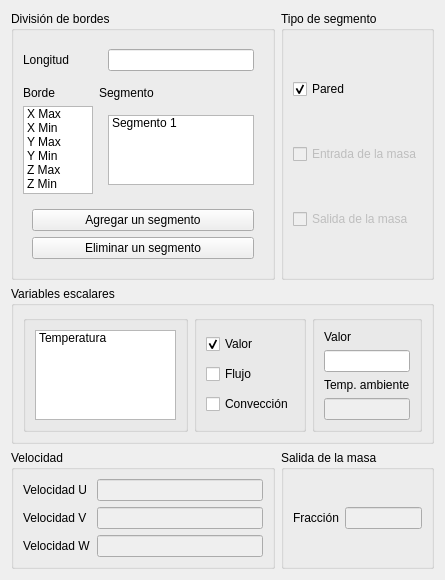
<?xml version="1.0" encoding="UTF-8"?>
<ui version="4.0">
 <class>bordes_window</class>
 <widget class="QWidget" name="bordes_window">
  <property name="geometry">
   <rect>
    <x>0</x>
    <y>0</y>
    <width>445</width>
    <height>567</height>
   </rect>
  </property>
  <property name="windowTitle">
   <string>Bordes - PrePRODIC3D</string>
  </property>
  <layout class="QGridLayout" name="gridLayout_3">
   <item row="2" column="0">
    <widget class="QGroupBox" name="groupBox_4">
     <property name="title">
      <string>Velocidad</string>
     </property>
     <layout class="QGridLayout" name="gridLayout_4">
      <item row="0" column="1">
       <widget class="QLineEdit" name="le_value_veloc_u">
        <property name="enabled">
         <bool>false</bool>
        </property>
       </widget>
      </item>
      <item row="0" column="0">
       <widget class="QLabel" name="label_4">
        <property name="text">
         <string>Velocidad U</string>
        </property>
       </widget>
      </item>
      <item row="1" column="0">
       <widget class="QLabel" name="label_5">
        <property name="text">
         <string>Velocidad V</string>
        </property>
       </widget>
      </item>
      <item row="1" column="1">
       <widget class="QLineEdit" name="le_value_veloc_v">
        <property name="enabled">
         <bool>false</bool>
        </property>
       </widget>
      </item>
      <item row="2" column="1">
       <widget class="QLineEdit" name="le_value_veloc_w">
        <property name="enabled">
         <bool>false</bool>
        </property>
       </widget>
      </item>
      <item row="2" column="0">
       <widget class="QLabel" name="label_9">
        <property name="text">
         <string>Velocidad W</string>
        </property>
       </widget>
      </item>
     </layout>
    </widget>
   </item>
   <item row="1" column="0" colspan="2">
    <widget class="QGroupBox" name="groupBox_3">
     <property name="title">
      <string>Variables escalares</string>
     </property>
     <layout class="QHBoxLayout" name="horizontalLayout">
      <item>
       <widget class="QGroupBox" name="groupBox_6">
        <property name="title">
         <string/>
        </property>
        <layout class="QGridLayout" name="gridLayout_2">
         <item row="0" column="0">
          <widget class="QListWidget" name="lw_variables">
           <item>
            <property name="text">
             <string>Temperatura</string>
            </property>
           </item>
          </widget>
         </item>
        </layout>
       </widget>
      </item>
      <item>
       <widget class="QGroupBox" name="gb_chbvalues">
        <property name="title">
         <string/>
        </property>
        <layout class="QVBoxLayout" name="verticalLayout_2">
         <item>
          <widget class="QCheckBox" name="chb_value">
           <property name="text">
            <string>Valor</string>
           </property>
           <property name="checked">
            <bool>true</bool>
           </property>
           <property name="tristate">
            <bool>false</bool>
           </property>
          </widget>
         </item>
         <item>
          <widget class="QCheckBox" name="chb_flux">
           <property name="text">
            <string>Flujo</string>
           </property>
          </widget>
         </item>
         <item>
          <widget class="QCheckBox" name="chb_convec">
           <property name="text">
            <string>Convección</string>
           </property>
          </widget>
         </item>
        </layout>
       </widget>
      </item>
      <item>
       <widget class="QGroupBox" name="groupBox_8">
        <property name="title">
         <string/>
        </property>
        <layout class="QVBoxLayout" name="verticalLayout_3">
         <item>
          <widget class="QLabel" name="label_7">
           <property name="text">
            <string>Valor</string>
           </property>
          </widget>
         </item>
         <item>
          <widget class="QLineEdit" name="le_value"/>
         </item>
         <item>
          <widget class="QLabel" name="label_8">
           <property name="text">
            <string>Temp. ambiente</string>
           </property>
          </widget>
         </item>
         <item>
          <widget class="QLineEdit" name="le_tempamb">
           <property name="enabled">
            <bool>false</bool>
           </property>
          </widget>
         </item>
        </layout>
       </widget>
      </item>
     </layout>
    </widget>
   </item>
   <item row="2" column="1">
    <widget class="QGroupBox" name="groupBox_5">
     <property name="title">
      <string>Salida de la masa</string>
     </property>
     <layout class="QHBoxLayout" name="horizontalLayout_34">
      <item>
       <widget class="QLabel" name="label_6">
        <property name="text">
         <string>Fracción</string>
        </property>
       </widget>
      </item>
      <item>
       <widget class="QLineEdit" name="le_fracmass">
        <property name="enabled">
         <bool>false</bool>
        </property>
       </widget>
      </item>
     </layout>
    </widget>
   </item>
   <item row="0" column="1">
    <widget class="QGroupBox" name="gb_tipo_segment">
     <property name="title">
      <string>Tipo de segmento</string>
     </property>
     <layout class="QVBoxLayout" name="verticalLayout">
      <item>
       <widget class="QCheckBox" name="chb_wall">
        <property name="text">
         <string>Pared</string>
        </property>
        <property name="checked">
         <bool>true</bool>
        </property>
        <property name="tristate">
         <bool>false</bool>
        </property>
       </widget>
      </item>
      <item>
       <widget class="QCheckBox" name="chb_inmass">
        <property name="enabled">
         <bool>false</bool>
        </property>
        <property name="text">
         <string>Entrada de la masa</string>
        </property>
       </widget>
      </item>
      <item>
       <widget class="QCheckBox" name="chb_outmass">
        <property name="enabled">
         <bool>false</bool>
        </property>
        <property name="text">
         <string>Salida de la masa</string>
        </property>
       </widget>
      </item>
     </layout>
    </widget>
   </item>
   <item row="0" column="0">
    <widget class="QGroupBox" name="groupBox">
     <property name="title">
      <string>División de bordes</string>
     </property>
     <layout class="QGridLayout" name="gridLayout">
      <item row="1" column="0" colspan="2">
       <widget class="QLabel" name="label_2">
        <property name="text">
         <string>Borde</string>
        </property>
       </widget>
      </item>
      <item row="3" column="0" colspan="4">
       <widget class="QStackedWidget" name="sw_segment_addremove">
        <property name="currentIndex">
         <number>0</number>
        </property>
        <widget class="QWidget" name="sw_segment_addremove_xmax">
         <layout class="QVBoxLayout" name="verticalLayout_5">
          <item>
           <widget class="QPushButton" name="pb_addsegment_xmax">
            <property name="text">
             <string>Agregar un segmento</string>
            </property>
           </widget>
          </item>
          <item>
           <widget class="QPushButton" name="pb_remsegment_xmax">
            <property name="text">
             <string>Eliminar un segmento</string>
            </property>
           </widget>
          </item>
         </layout>
        </widget>
        <widget class="QWidget" name="sw_segment_addremove_xmin">
         <layout class="QVBoxLayout" name="verticalLayout_6">
          <item>
           <widget class="QPushButton" name="pb_addsegment_xmin">
            <property name="text">
             <string>Agregar un segmento</string>
            </property>
           </widget>
          </item>
          <item>
           <widget class="QPushButton" name="pb_remsegment_xmin">
            <property name="text">
             <string>Eliminar un segmento</string>
            </property>
           </widget>
          </item>
         </layout>
        </widget>
        <widget class="QWidget" name="sw_segment_addremove_ymax">
         <layout class="QVBoxLayout" name="verticalLayout_7">
          <item>
           <widget class="QPushButton" name="pb_addsegment_ymax">
            <property name="text">
             <string>Agregar un segmento</string>
            </property>
           </widget>
          </item>
          <item>
           <widget class="QPushButton" name="pb_remsegment_ymax">
            <property name="text">
             <string>Eliminar un segmento</string>
            </property>
           </widget>
          </item>
         </layout>
        </widget>
        <widget class="QWidget" name="sw_segment_addremove_ymin">
         <layout class="QVBoxLayout" name="verticalLayout_8">
          <item>
           <widget class="QPushButton" name="pb_addsegment_ymin">
            <property name="text">
             <string>Agregar un segmento</string>
            </property>
           </widget>
          </item>
          <item>
           <widget class="QPushButton" name="pb_remsegment_ymin">
            <property name="text">
             <string>Eliminar un segmento</string>
            </property>
           </widget>
          </item>
         </layout>
        </widget>
        <widget class="QWidget" name="sw_segment_addremove_zmax">
         <layout class="QVBoxLayout" name="verticalLayout_9">
          <item>
           <widget class="QPushButton" name="pb_addsegment_zmax">
            <property name="text">
             <string>Agregar un segmento</string>
            </property>
           </widget>
          </item>
          <item>
           <widget class="QPushButton" name="pb_remsegment_zmax">
            <property name="text">
             <string>Eliminar un segmento</string>
            </property>
           </widget>
          </item>
         </layout>
        </widget>
        <widget class="QWidget" name="sw_segment_addremove_zmin">
         <layout class="QVBoxLayout" name="verticalLayout_10">
          <item>
           <widget class="QPushButton" name="pb_addsegment_zmin">
            <property name="text">
             <string>Agregar un segmento</string>
            </property>
           </widget>
          </item>
          <item>
           <widget class="QPushButton" name="pb_remsegment_zmin">
            <property name="text">
             <string>Eliminar un segmento</string>
            </property>
           </widget>
          </item>
         </layout>
        </widget>
       </widget>
      </item>
      <item row="2" column="0" colspan="3">
       <widget class="QListWidget" name="lw_bordes">
        <item>
         <property name="text">
          <string>X Max</string>
         </property>
        </item>
        <item>
         <property name="text">
          <string>X Min</string>
         </property>
        </item>
        <item>
         <property name="text">
          <string>Y Max</string>
         </property>
        </item>
        <item>
         <property name="text">
          <string>Y Min</string>
         </property>
        </item>
        <item>
         <property name="text">
          <string>Z Max</string>
         </property>
        </item>
        <item>
         <property name="text">
          <string>Z Min</string>
         </property>
        </item>
       </widget>
      </item>
      <item row="1" column="3">
       <widget class="QLabel" name="label_3">
        <property name="text">
         <string>Segmento</string>
        </property>
       </widget>
      </item>
      <item row="2" column="3">
       <widget class="QStackedWidget" name="sw_segmentlist">
        <property name="currentIndex">
         <number>0</number>
        </property>
        <widget class="QWidget" name="sw_segmentlist_xmax">
         <layout class="QVBoxLayout" name="verticalLayout_4">
          <item>
           <widget class="QListWidget" name="lw_segmentlist_xmax">
            <item>
             <property name="text">
              <string>Segmento 1</string>
             </property>
            </item>
           </widget>
          </item>
         </layout>
        </widget>
        <widget class="QWidget" name="sw_segmentlist_xmin">
         <layout class="QHBoxLayout" name="horizontalLayout_2">
          <item>
           <widget class="QListWidget" name="lw_segmentlist_xmin">
            <item>
             <property name="text">
              <string>Segmento 1</string>
             </property>
            </item>
           </widget>
          </item>
         </layout>
        </widget>
        <widget class="QWidget" name="sw_segmentlist_ymax">
         <layout class="QHBoxLayout" name="horizontalLayout_3">
          <item>
           <widget class="QListWidget" name="lw_segmentlist_ymax">
            <item>
             <property name="text">
              <string>Segmento 1</string>
             </property>
            </item>
           </widget>
          </item>
         </layout>
        </widget>
        <widget class="QWidget" name="sw_segmentlist_ymin">
         <layout class="QVBoxLayout" name="verticalLayout_11">
          <item>
           <widget class="QListWidget" name="lw_segmentlist_ymin">
            <item>
             <property name="text">
              <string>Segmento 1</string>
             </property>
            </item>
           </widget>
          </item>
         </layout>
        </widget>
        <widget class="QWidget" name="sw_segmentlist_zmax">
         <layout class="QHBoxLayout" name="horizontalLayout_4">
          <item>
           <widget class="QListWidget" name="lw_segmentlist_zmax">
            <item>
             <property name="text">
              <string>Segmento 1</string>
             </property>
            </item>
           </widget>
          </item>
         </layout>
        </widget>
        <widget class="QWidget" name="sw_segmentlist_zmin">
         <layout class="QVBoxLayout" name="verticalLayout_12">
          <item>
           <widget class="QListWidget" name="lw_segmentlist_zmin">
            <item>
             <property name="text">
              <string>Segmento 1</string>
             </property>
            </item>
           </widget>
          </item>
         </layout>
        </widget>
       </widget>
      </item>
      <item row="0" column="3">
       <widget class="QStackedWidget" name="sw_lon_segment">
        <property name="currentIndex">
         <number>13</number>
        </property>
        <widget class="QWidget" name="sw_lon_segment_xmax_1">
         <layout class="QVBoxLayout" name="verticalLayout_13">
          <item>
           <widget class="QLineEdit" name="le_lon_segment_xmax_1"/>
          </item>
         </layout>
        </widget>
        <widget class="QWidget" name="sw_lon_segment_xmax_2">
         <layout class="QHBoxLayout" name="horizontalLayout_5">
          <item>
           <widget class="QLineEdit" name="le_lon_segment_xmax_2"/>
          </item>
         </layout>
        </widget>
        <widget class="QWidget" name="sw_lon_segment_xmax_3">
         <layout class="QHBoxLayout" name="horizontalLayout_6">
          <item>
           <widget class="QLineEdit" name="le_lon_segment_xmax_3"/>
          </item>
         </layout>
        </widget>
        <widget class="QWidget" name="sw_lon_segment_xmax_4">
         <layout class="QHBoxLayout" name="horizontalLayout_7">
          <item>
           <widget class="QLineEdit" name="le_lon_segment_xmax_4"/>
          </item>
         </layout>
        </widget>
        <widget class="QWidget" name="sw_lon_segment_xmax_5">
         <layout class="QHBoxLayout" name="horizontalLayout_8">
          <item>
           <widget class="QLineEdit" name="le_lon_segment_xmax_5"/>
          </item>
         </layout>
        </widget>
        <widget class="QWidget" name="sw_lon_segment_xmin_1">
         <layout class="QHBoxLayout" name="horizontalLayout_9">
          <item>
           <widget class="QLineEdit" name="le_lon_segment_xmin_1"/>
          </item>
         </layout>
        </widget>
        <widget class="QWidget" name="sw_lon_segment_xmin_2">
         <layout class="QHBoxLayout" name="horizontalLayout_10">
          <item>
           <widget class="QLineEdit" name="le_lon_segment_xmin_2"/>
          </item>
         </layout>
        </widget>
        <widget class="QWidget" name="sw_lon_segment_xmin_3">
         <layout class="QHBoxLayout" name="horizontalLayout_11">
          <item>
           <widget class="QLineEdit" name="le_lon_segment_xmin_3"/>
          </item>
         </layout>
        </widget>
        <widget class="QWidget" name="sw_lon_segment_xmin_4">
         <layout class="QHBoxLayout" name="horizontalLayout_12">
          <item>
           <widget class="QLineEdit" name="le_lon_segment_xmin_4"/>
          </item>
         </layout>
        </widget>
        <widget class="QWidget" name="sw_lon_segment_xmin_5">
         <layout class="QHBoxLayout" name="horizontalLayout_13">
          <item>
           <widget class="QLineEdit" name="le_lon_segment_xmin_5"/>
          </item>
         </layout>
        </widget>
        <widget class="QWidget" name="sw_lon_segment_ymax_1">
         <layout class="QHBoxLayout" name="horizontalLayout_14">
          <item>
           <widget class="QLineEdit" name="le_lon_segment_ymax_1"/>
          </item>
         </layout>
        </widget>
        <widget class="QWidget" name="sw_lon_segment_ymax_2">
         <layout class="QHBoxLayout" name="horizontalLayout_15">
          <item>
           <widget class="QLineEdit" name="le_lon_segment_ymax_2"/>
          </item>
         </layout>
        </widget>
        <widget class="QWidget" name="sw_lon_segment_ymax_3">
         <layout class="QHBoxLayout" name="horizontalLayout_16">
          <item>
           <widget class="QLineEdit" name="le_lon_segment_ymax_3"/>
          </item>
         </layout>
        </widget>
        <widget class="QWidget" name="sw_lon_segment_ymax_4">
         <layout class="QHBoxLayout" name="horizontalLayout_17">
          <item>
           <widget class="QLineEdit" name="le_lon_segment_ymax_4"/>
          </item>
         </layout>
        </widget>
        <widget class="QWidget" name="sw_lon_segment_ymax_5">
         <layout class="QHBoxLayout" name="horizontalLayout_18">
          <item>
           <widget class="QLineEdit" name="le_lon_segment_ymax_5"/>
          </item>
         </layout>
        </widget>
        <widget class="QWidget" name="sw_lon_segment_ymin_1">
         <layout class="QHBoxLayout" name="horizontalLayout_19">
          <item>
           <widget class="QLineEdit" name="le_lon_segment_ymin_1"/>
          </item>
         </layout>
        </widget>
        <widget class="QWidget" name="sw_lon_segment_ymin_2">
         <layout class="QHBoxLayout" name="horizontalLayout_20">
          <item>
           <widget class="QLineEdit" name="le_lon_segment_ymin_2"/>
          </item>
         </layout>
        </widget>
        <widget class="QWidget" name="sw_lon_segment_ymin_3">
         <layout class="QHBoxLayout" name="horizontalLayout_21">
          <item>
           <widget class="QLineEdit" name="le_lon_segment_ymin_3"/>
          </item>
         </layout>
        </widget>
        <widget class="QWidget" name="sw_lon_segment_ymin_4">
         <layout class="QHBoxLayout" name="horizontalLayout_22">
          <item>
           <widget class="QLineEdit" name="le_lon_segment_ymin_4"/>
          </item>
         </layout>
        </widget>
        <widget class="QWidget" name="sw_lon_segment_ymin_5">
         <layout class="QHBoxLayout" name="horizontalLayout_23">
          <item>
           <widget class="QLineEdit" name="le_lon_segment_ymin_5"/>
          </item>
         </layout>
        </widget>
        <widget class="QWidget" name="sw_lon_segment_zmax_1">
         <layout class="QHBoxLayout" name="horizontalLayout_24">
          <item>
           <widget class="QLineEdit" name="le_lon_segment_zmax_1"/>
          </item>
         </layout>
        </widget>
        <widget class="QWidget" name="sw_lon_segment_zmax_2">
         <layout class="QHBoxLayout" name="horizontalLayout_25">
          <item>
           <widget class="QLineEdit" name="le_lon_segment_zmax_2"/>
          </item>
         </layout>
        </widget>
        <widget class="QWidget" name="sw_lon_segment_zmax_3">
         <layout class="QHBoxLayout" name="horizontalLayout_26">
          <item>
           <widget class="QLineEdit" name="le_lon_segment_zmax_3"/>
          </item>
         </layout>
        </widget>
        <widget class="QWidget" name="sw_lon_segment_zmax_4">
         <layout class="QHBoxLayout" name="horizontalLayout_27">
          <item>
           <widget class="QLineEdit" name="le_lon_segment_zmax_4"/>
          </item>
         </layout>
        </widget>
        <widget class="QWidget" name="sw_lon_segment_zmax_5">
         <layout class="QHBoxLayout" name="horizontalLayout_28">
          <item>
           <widget class="QLineEdit" name="le_lon_segment_zmax_5"/>
          </item>
         </layout>
        </widget>
        <widget class="QWidget" name="sw_lon_segment_zmin_1">
         <layout class="QHBoxLayout" name="horizontalLayout_29">
          <item>
           <widget class="QLineEdit" name="le_lon_segment_zmin_1"/>
          </item>
         </layout>
        </widget>
        <widget class="QWidget" name="sw_lon_segment_zmin_2">
         <layout class="QHBoxLayout" name="horizontalLayout_30">
          <item>
           <widget class="QLineEdit" name="le_lon_segment_zmin_2"/>
          </item>
         </layout>
        </widget>
        <widget class="QWidget" name="sw_lon_segment_zmin_3">
         <layout class="QHBoxLayout" name="horizontalLayout_31">
          <item>
           <widget class="QLineEdit" name="le_lon_segment_zmin_3"/>
          </item>
         </layout>
        </widget>
        <widget class="QWidget" name="sw_lon_segment_zmin_4">
         <layout class="QHBoxLayout" name="horizontalLayout_32">
          <item>
           <widget class="QLineEdit" name="le_lon_segment_zmin_4"/>
          </item>
         </layout>
        </widget>
        <widget class="QWidget" name="sw_lon_segment_zmin_5">
         <layout class="QHBoxLayout" name="horizontalLayout_33">
          <item>
           <widget class="QLineEdit" name="le_lon_segment_zmin_5"/>
          </item>
         </layout>
        </widget>
       </widget>
      </item>
      <item row="0" column="0">
       <widget class="QLabel" name="label">
        <property name="text">
         <string>Longitud</string>
        </property>
       </widget>
      </item>
     </layout>
    </widget>
   </item>
  </layout>
 </widget>
 <resources/>
 <connections/>
</ui>
